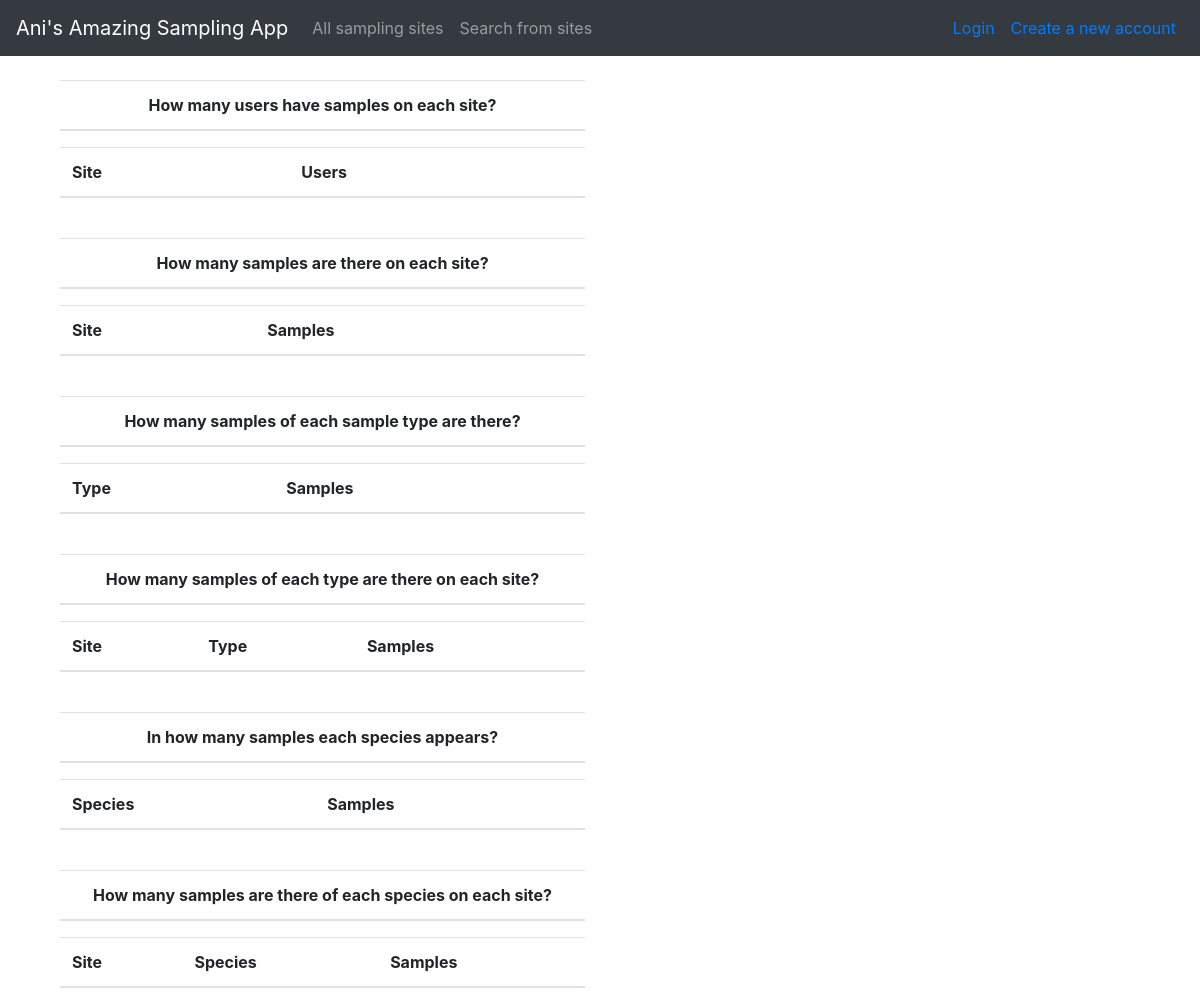
The page /sites/statistics on the database as committed earlier.
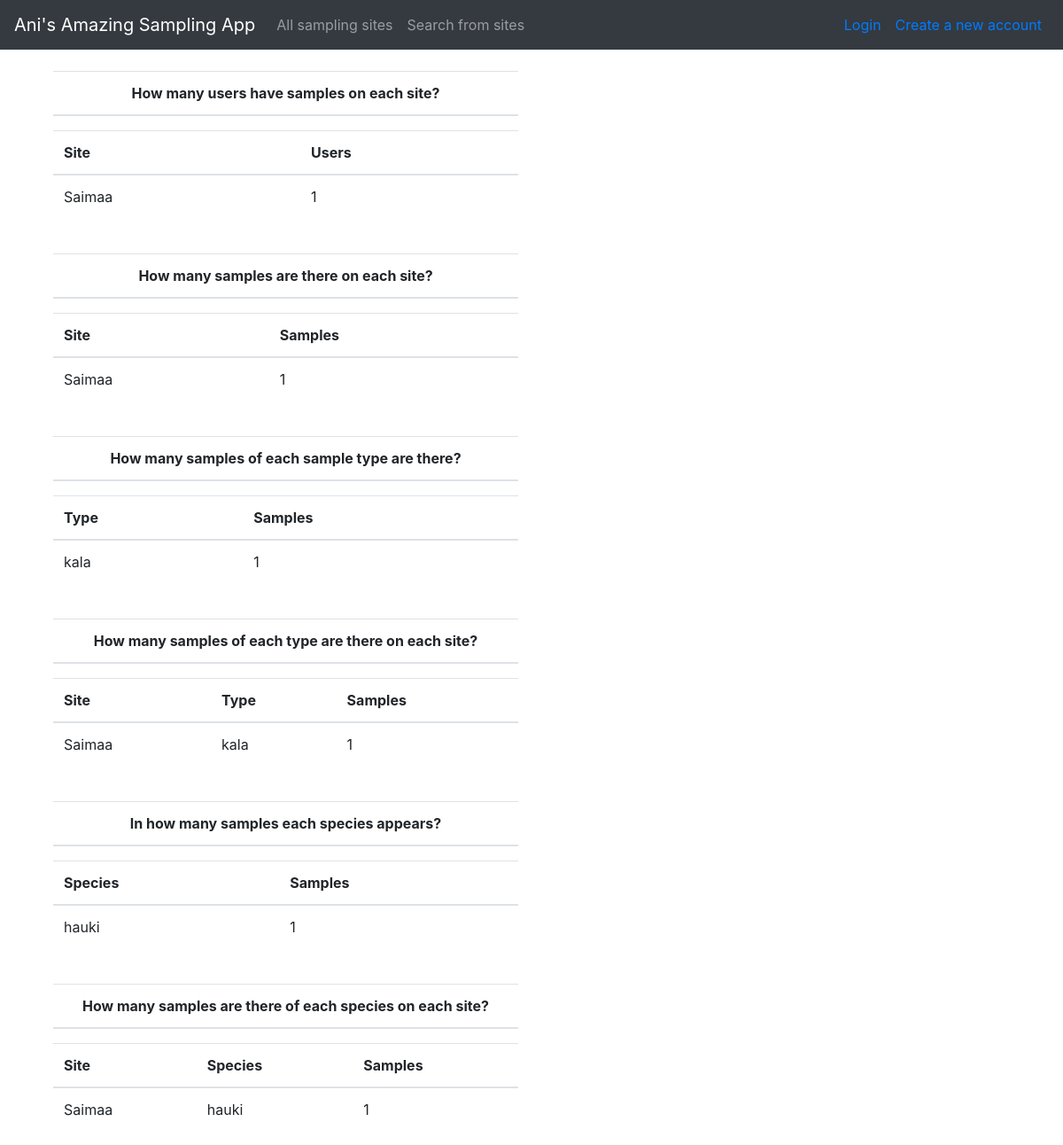
The same page on the database as committed later.
### application/sites/models.py (models this page shows, shortened)
class Site(Base):
    __tablename__="site"
    name = db.Column(db.String(144), nullable=False, index=True)
    samples = db.relationship("Sample", backref="site", lazy=True, cascade="all, delete-orphan", single_parent=True)
    @staticmethod
    def samples_per_site():
        stmt = text("SELECT site.name AS name, COUNT(sample.id) AS count"
                    " FROM sample"
                    " LEFT JOIN site ON site.id = sample.site_id"
                    " GROUP BY name"
                    " ORDER BY count DESC, name")
        res = db.engine.execute(stmt)
        response = []
        for row in res:
            response.append({"name":row[0], "count":row[1]})
        return response
    @staticmethod
    def samples_per_site_and_type():
        stmt = text("SELECT site.name AS name, sample.sampletype AS type, COUNT(sample.id) AS count"
                    " FROM sample"
                    " LEFT JOIN site ON site.id = sample.site_id"
                    " GROUP BY name, type"
                    " ORDER BY count DESC, name, type")
        res = db.engine.execute(stmt)
        response = []
        for row in res:
            response.append({"name":row[0], "type":row[1], "count":row[2]})
        return response
    @staticmethod
    def group_by_species_and_site():
        stmt = text("SELECT site.name AS name, sample.species AS species, COUNT(sample.id) AS count"
                    " FROM sample"
                    " LEFT JOIN site ON site.id = sample.site_id"
                    " GROUP BY name, species"
                    " ORDER BY count DESC, name, species")
        res = db.engine.execute(stmt)
        response = []
        for row in res:
            response.append({"name":row[0], "species":row[1], "count":row[2]})
        return response

### application/samples/models.py (models this page shows, shortened)
class Sample(Base):
    __tablename__="sample"
    samplename = db.Column(db.String(144), nullable=False)
    sampletype = db.Column(db.String(144), nullable=False, index=True)
    species = db.Column(db.String(144), nullable=False, index=True)
    amount = db.Column(db.String(144), nullable=False)
    site_id = db.Column(db.Integer, db.ForeignKey('site.id'),
                           nullable=False)
    @staticmethod
    def group_by_species():
        stmt = text("SELECT sample.species AS species, COUNT(sample.id) AS count"
                    " FROM sample"
                    " GROUP BY species"
                    " ORDER BY count DESC, species")
        res = db.engine.execute(stmt)
        response = []
        for row in res:
            response.append({"species":row[0], "count":row[1]})
        return response
    @staticmethod
    def group_by_type():
        stmt = text("SELECT sample.sampletype AS type, COUNT(sample.id) AS count"
                    " FROM sample"
                    " GROUP BY type"
                    " ORDER BY count DESC, type")
        res = db.engine.execute(stmt)
        response = []
        for row in res:
            response.append({"type":row[0], "count":row[1]})
        return response

### application/sites/views.py (the view)
@app.route("/sites/statistics", methods=["GET"])
def see_statistics():
    users_per_site = User.count_users_per_site()
    samples_per_site_and_type = Site.samples_per_site_and_type()
    samples_per_site = Site.samples_per_site()
    group_by_species_and_site = Site.group_by_species_and_site()
    group_by_species = Sample.group_by_species()
    group_by_type = Sample.group_by_type()
    return render_template("sites/stats.html", users_per_site = users_per_site, samples_per_site_and_type = samples_per_site_and_type, samples_per_site = samples_per_site,
    group_by_species = group_by_species, group_by_species_and_site = group_by_species_and_site, group_by_type = group_by_type)

### application/auth/models.py (called while the page is built)
    @staticmethod
    def count_users_per_site():
        stmt = text("SELECT site.name AS site, COUNT(DISTINCT account.id) AS count"
                    " FROM account"
                    " LEFT JOIN users_samples ON users_samples.user_id = account.id"
                    " LEFT JOIN sample ON sample.id = users_samples.sample_id"
                    " LEFT JOIN site ON site.id = sample.site_id"
                    " GROUP BY site.id"
                    " ORDER BY count DESC, site")
        res = db.engine.execute(stmt)
        response = []
        for row in res:
            if row[0] != None:
                response.append({"site":row[0], "count":row[1]})
        return response

### application/templates/sites/stats.html
{% extends "layout.html" %}
{% block body %}
<form method="GET" action="{{ url_for('see_statistics') }}">
    <div class="col-6 text-center">
        <table class="table">
            <thead>
                <th>How many users have samples on each site?</th>
            </thead>
        </table>
    </div>
    <div class="col-6">
        <table class="table">
            <thead>
                <th>Site</th>
                <th>Users</th>
            </thead>
            <tbody>
                {% for u in users_per_site %}
                <tr>
                    <td>
                        {{ u.site }}
                    </td>
                    <td>
                        {{ u.count }}
                    </td>
                </tr>
                {% endfor %}
            </tbody>
        </table>
    </div>
    <br>
    <div class="col-6 text-center">
        <table class="table">
            <thead>
                <th>How many samples are there on each site?</th>
            </thead>
        </table>
    </div>
    <div class="col-6">
        <table class="table">
            <thead>
                <th>Site</th>
                <th>Samples</th>
            </thead>
            <tbody>
                {% for samp in samples_per_site %}
                <tr>
                    <td>
                        {{ samp.name }}
                    </td>
                    <td>
                        {{ samp.count }}
                    </td>
                </tr>
                {% endfor %}
            </tbody>
        </table>
    </div>
    <br>
    <div class="col-6 text-center">
        <table class="table">
            <thead>
                <th>How many samples of each sample type are there?</th>
            </thead>
        </table>
    </div>
    <div class="col-6">
        <table class="table">
            <thead>
                <th>Type</th>
                <th>Samples</th>
            </thead>
            <tbody>
                {% for stype in group_by_type %}
                <tr>
                    <td>
                        {{ stype.type }}
                    </td>
                    <td>
                        {{ stype.count }}
                    </td>
                </tr>
                {% endfor %}
            </tbody>
        </table>
    </div>
    <br>
    <div class="col-6 text-center">
        <table class="table">
            <thead>
                <th>How many samples of each type are there on each site?</th>
            </thead>
        </table>
    </div>
    <div class="col-6">
        <table class="table">
            <thead>
                <th>Site</th>
                <th>Type</th>
                <th>Samples</th>
            </thead>
            <tbody>
                {% for samp in samples_per_site_and_type %}
                <tr>
                    <td>
                        {{ samp.name }}
                    </td>
                    <td>
                        {{ samp.type }}
                    </td>
                    <td>
                        {{ samp.count }}
                    </td>
                </tr>
                {% endfor %}
            </tbody>
        </table>
    </div>
    <br>
    <div class="col-6 text-center">
        <table class="table">
            <thead>
                <th>In how many samples each species appears?</th>
            </thead>
        </table>
    </div>
    <div class="col-6">
        <table class="table">
            <thead>
                <th>Species</th>
                <th>Samples</th>
            </thead>
            <tbody>
                {% for spec in group_by_species %}
                <tr>
                    <td>
                        {{ spec.species }}
                    </td>
                    <td>
                        {{ spec.count }}
                    </td>
                </tr>
                {% endfor %}
            </tbody>
        </table>
    </div>
    <br>
    <div class="col-6 text-center">
        <table class="table">
            <thead>
                <th>How many samples are there of each species on each site?</th>
            </thead>
        </table>
    </div>
    <div class="col-6">
        <table class="table">
            <thead>
                <th>Site</th>
                <th>Species</th>
                <th>Samples</th>
            </thead>
            <tbody>
                {% for spec in group_by_species_and_site %}
                <tr>
                    <td>
                        {{ spec.name }}
                    </td>
                    <td>
                        {{ spec.species }}
                    </td>
                    <td>
                        {{ spec.count }}
                    </td>
                </tr>
                {% endfor %}
            </tbody>
        </table>
    </div>
</form>
{% endblock %}

Rows that differ between the two databases and show on the page:
added Site: site "Saimaa", count "1"
added Sample: type "kala", count "1", species "hauki"
Other text that changed with them:
new list line: "Saimaa 1"
new list line: "Saimaa kala 1"
new list line: "Saimaa hauki 1"
